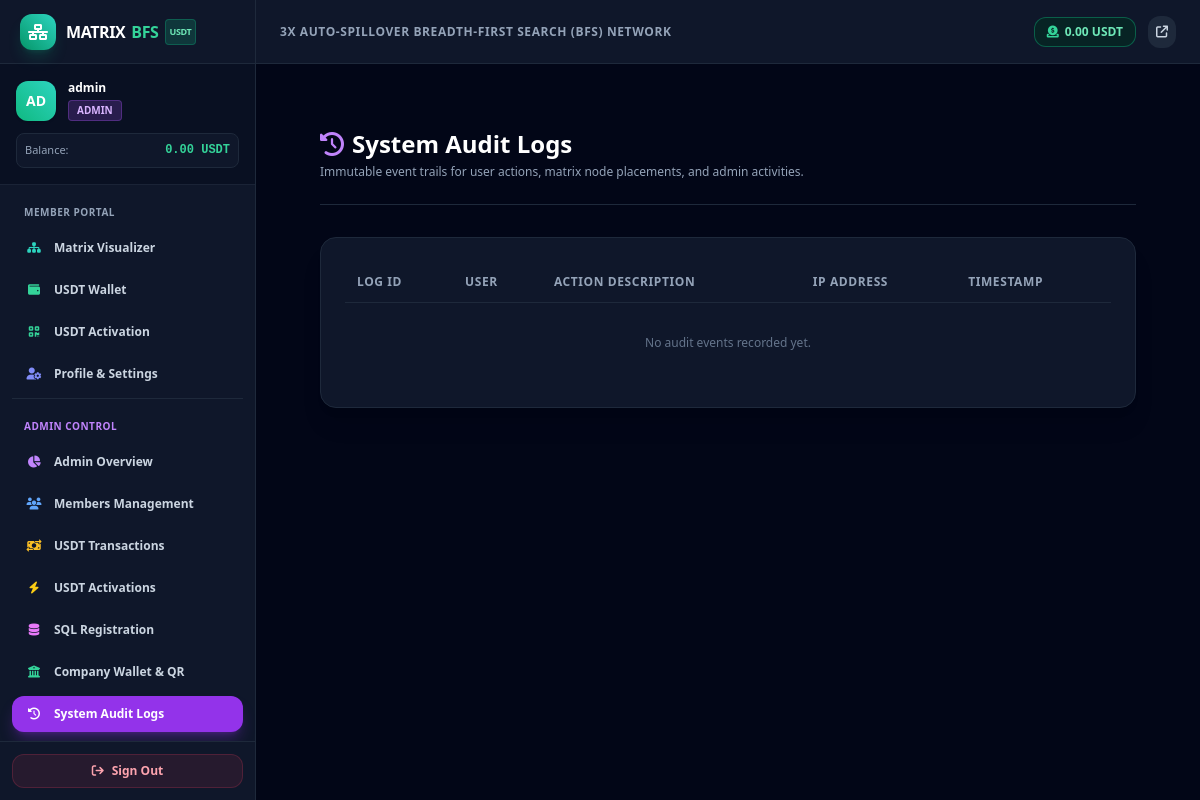
Screenshot of /admin/logs.php (signed in) with the database file from the repository.
### tables this page shows
CREATE TABLE `users` (
  `id` INT AUTO_INCREMENT PRIMARY KEY,
  `username` VARCHAR(50) NOT NULL UNIQUE,
  `sponsor_id` INT NULL,
  `email` VARCHAR(100) NOT NULL,
  `phone` VARCHAR(30) NULL,
  `gender` ENUM('male', 'female', 'other', 'prefer_not_to_say') NULL,
  `dob` DATE NULL,
  `address` TEXT NULL,
  `city` VARCHAR(100) NULL,
  `district` VARCHAR(100) NULL,
  `state_province` VARCHAR(100) NULL,
  `country` VARCHAR(100) NULL,
  `password` VARCHAR(255) NOT NULL,
  `usdt_wallet` VARCHAR(100) NULL,
  `usdt_network` VARCHAR(30) DEFAULT 'TRC20',
  `usdt_trc20_address` VARCHAR(128) NULL,
  `usdt_bep20_address` VARCHAR(128) NULL,
  `usdt_qr_path` VARCHAR(255) NULL,
  `qr_code_path` VARCHAR(255) NULL,
  `role` ENUM('admin', 'member') NOT NULL DEFAULT 'member',
  `status` ENUM('active', 'suspended', 'pending') NOT NULL DEFAULT 'active',
  `created_at` TIMESTAMP DEFAULT CURRENT_TIMESTAMP,
  INDEX `idx_users_sponsor` (`sponsor_id`),
  INDEX `idx_users_email` (`email`),
  INDEX `idx_users_role` (`role`),
  INDEX `idx_users_status` (`status`)
);

### admin/logs.php (the view, shortened to what the rows shown need)
<?php
require_once __DIR__ . '/../includes/auth.php';
require_once __DIR__ . '/../includes/functions.php';
requireAdmin();
require_once __DIR__ . '/../includes/header.php';
?>
<div class="max-w-7xl mx-auto px-4 sm:px-6 lg:px-8 py-8 space-y-8">
    <div class="pb-6 border-b border-slate-800">
        <h1 class="text-2xl font-black text-white flex items-center gap-2">
            <i class="fa-solid fa-clock-rotate-left text-purple-400"></i> System Audit Logs
        </h1>
    </div>
    <div class="bg-slate-900 border border-slate-800 rounded-2xl p-6 shadow-xl">
        <div class="overflow-x-auto custom-scroll">
            <table class="w-full text-left text-xs border-collapse">
                <thead>
                    <tr class="border-b border-slate-800 text-slate-400 uppercase tracking-wider">
                        <th class="py-3 px-3">Log ID</th>
                        <th class="py-3 px-3">User</th>
                        <th class="py-3 px-3">Action Description</th>
                        <th class="py-3 px-3">IP Address</th>
                        <th class="py-3 px-3">Timestamp</th>
                    </tr>
                </thead>
            </table>
        </div>
    </div>
</div>
<?php require_once __DIR__ . '/../includes/footer.php'; ?>

### includes/header.php (shortened to what the rows shown need)
<?php
require_once __DIR__ . '/auth.php';
require_once __DIR__ . '/functions.php';
$currentUser = getCurrentUser();
$currentPath = $_SERVER['SCRIPT_NAME'] ?? '';
?>
<!DOCTYPE html>
<html lang="en" class="h-full bg-slate-950 text-slate-100">
<head>
    <script src="https://cdn.tailwindcss.com"></script>
    <link rel="stylesheet" href="https://cdnjs.cloudflare.com/ajax/libs/font-awesome/6.4.0/css/all.min.css">
</head>
<body class="h-full bg-slate-950 font-sans antialiased text-slate-200">
<?php if ($currentUser): ?>
    <div class="flex h-screen overflow-hidden bg-slate-950">
        <aside id="mainSidebar" class="fixed inset-y-0 left-0 z-50 w-64 bg-slate-900 border-r border-slate-800 flex flex-col justify-between transition-transform duration-300 ease-in-out -translate-x-full md:translate-x-0 md:static md:inset-auto">
            <div class="flex flex-col h-full">
                <div class="h-16 flex items-center justify-between px-5 border-b border-slate-800">
                    <a href="/member/dashboard.php" class="flex items-center space-x-2.5 group">
                        <div class="w-9 h-9 rounded-xl bg-gradient-to-tr from-emerald-600 to-teal-400 flex items-center justify-center shadow-lg shadow-emerald-500/20 group-hover:scale-105 transition">
                            <i class="fa-solid fa-network-wired text-white text-base"></i>
                        </div>
                        <div>
                            <span class="font-extrabold text-base tracking-tight text-white flex items-center gap-1.5">
                                MATRIX<span class="text-emerald-400">BFS</span>
                                <span class="text-[9px] uppercase font-bold bg-emerald-500/20 text-emerald-300 border border-emerald-500/30 px-1 py-0.2 rounded">USDT</span>
                            </span>
                        </div>
                    </a>
                </div>
                <div class="p-4 border-b border-slate-800/80 bg-slate-950/40">
                    <div class="flex items-center space-x-3">
                        <div class="w-10 h-10 rounded-xl bg-gradient-to-tr from-emerald-500 to-teal-400 flex items-center justify-center text-white font-black text-sm shadow">
                            <?= strtoupper(substr($currentUser['username'], 0, 2)) ?>
                        </div>
                        <div class="overflow-hidden">
                            <div class="text-xs font-bold text-white truncate"><?= e($currentUser['username']) ?></div>
                            <span class="inline-block text-[10px] font-semibold uppercase px-2 py-0.5 rounded <?= $currentUser['role'] === 'admin' ? 'bg-purple-500/20 text-purple-300 border border-purple-500/30' : 'bg-emerald-500/20 text-emerald-300 border border-emerald-500/30' ?>">
                                <?= e($currentUser['role']) ?>
                            </span>
                        </div>
                    </div>
                    <div class="mt-3 p-2 rounded-lg bg-slate-900 border border-slate-800 flex items-center justify-between">
                        <span class="text-[11px] text-slate-400">Balance:</span>
                        <span class="text-xs font-mono font-bold text-emerald-400">
                            <?= formatUsdt(getUserUsdtBalance((int)$currentUser['id'])) ?> USDT
                        </span>
                    </div>
                </div>
                <nav class="flex-1 px-3 py-4 space-y-1.5 overflow-y-auto custom-scroll">
                    <div class="px-3 pt-1 pb-1 text-[10px] font-bold uppercase tracking-wider text-slate-400">
                        Member Portal
                    </div>
                    <a href="/member/dashboard.php" class="flex items-center px-3 py-2.5 text-xs font-semibold rounded-xl transition <?= str_contains($currentPath, 'member/dashboard.php') ? 'bg-emerald-600 text-white shadow-lg shadow-emerald-600/30' : 'text-slate-300 hover:text-white hover:bg-slate-800' ?>">
                        <i class="fa-solid fa-sitemap w-5 text-center mr-2.5 <?= str_contains($currentPath, 'member/dashboard.php') ? 'text-white' : 'text-teal-400' ?>"></i>
                        Matrix Visualizer
                    </a>
                    <a href="/member/wallet.php" class="flex items-center px-3 py-2.5 text-xs font-semibold rounded-xl transition <?= str_contains($currentPath, 'member/wallet.php') ? 'bg-emerald-600 text-white shadow-lg shadow-emerald-600/30' : 'text-slate-300 hover:text-white hover:bg-slate-800' ?>">
                        <i class="fa-solid fa-wallet w-5 text-center mr-2.5 <?= str_contains($currentPath, 'member/wallet.php') ? 'text-white' : 'text-emerald-400' ?>"></i>
                        USDT Wallet
                    </a>
                    <a href="/member/usdt_activate.php" class="flex items-center px-3 py-2.5 text-xs font-semibold rounded-xl transition <?= (str_contains($currentPath, 'member/usdt_activate.php') || str_contains($currentPath, 'usdt_activate')) ? 'bg-emerald-600 text-white shadow-lg shadow-emerald-600/30' : 'text-slate-300 hover:text-white hover:bg-slate-800' ?>">
                        <i class="fa-solid fa-qrcode w-5 text-center mr-2.5 <?= str_contains($currentPath, 'usdt_activate') ? 'text-white' : 'text-emerald-400' ?>"></i>
                        USDT Activation
                    </a>
                    <a href="/member/profile.php" class="flex items-center px-3 py-2.5 text-xs font-semibold rounded-xl transition <?= str_contains($currentPath, 'member/profile.php') ? 'bg-emerald-600 text-white shadow-lg shadow-emerald-600/30' : 'text-slate-300 hover:text-white hover:bg-slate-800' ?>">
                        <i class="fa-solid fa-user-gear w-5 text-center mr-2.5 <?= str_contains($currentPath, 'member/profile.php') ? 'text-white' : 'text-indigo-400' ?>"></i>
                        Profile & Settings
                    </a>
                    <?php if ($currentUser['role'] === 'admin'): ?>
                        <div class="px-3 pt-5 pb-1 text-[10px] font-bold uppercase tracking-wider text-purple-400 border-t border-slate-800 mt-4">
                            Admin Control
                        </div>
                        <a href="/admin/dashboard.php" class="flex items-center px-3 py-2.5 text-xs font-semibold rounded-xl transition <?= str_contains($currentPath, 'admin/dashboard.php') ? 'bg-purple-600 text-white shadow-lg shadow-purple-600/30' : 'text-slate-300 hover:text-white hover:bg-slate-800' ?>">
                            <i class="fa-solid fa-chart-pie w-5 text-center mr-2.5 <?= str_contains($currentPath, 'admin/dashboard.php') ? 'text-white' : 'text-purple-400' ?>"></i>
                            Admin Overview
                        </a>
                        <a href="/admin/users.php" class="flex items-center px-3 py-2.5 text-xs font-semibold rounded-xl transition <?= str_contains($currentPath, 'admin/users.php') ? 'bg-purple-600 text-white shadow-lg shadow-purple-600/30' : 'text-slate-300 hover:text-white hover:bg-slate-800' ?>">
                            <i class="fa-solid fa-users w-5 text-center mr-2.5 <?= str_contains($currentPath, 'admin/users.php') ? 'text-white' : 'text-blue-400' ?>"></i>
                            Members Management
                        </a>
                        <a href="/admin/transactions.php" class="flex items-center px-3 py-2.5 text-xs font-semibold rounded-xl transition <?= str_contains($currentPath, 'admin/transactions.php') ? 'bg-purple-600 text-white shadow-lg shadow-purple-600/30' : 'text-slate-300 hover:text-white hover:bg-slate-800' ?>">
                            <i class="fa-solid fa-money-bill-transfer w-5 text-center mr-2.5 <?= str_contains($currentPath, 'admin/transactions.php') ? 'text-white' : 'text-amber-400' ?>"></i>
                            USDT Transactions
                        </a>
                        <a href="/admin/usdt_activations.php" class="flex items-center px-3 py-2.5 text-xs font-semibold rounded-xl transition <?= (str_contains($currentPath, 'admin/usdt_activations.php') || str_contains($currentPath, 'usdt-activations')) ? 'bg-purple-600 text-white shadow-lg shadow-purple-600/30' : 'text-slate-300 hover:text-white hover:bg-slate-800' ?>">
                            <i class="fa-solid fa-bolt w-5 text-center mr-2.5 <?= str_contains($currentPath, 'usdt_activations') ? 'text-white' : 'text-yellow-400' ?>"></i>
                            USDT Activations
                        </a>
                        <a href="/admin/sql_import.php" class="flex items-center px-3 py-2.5 text-xs font-semibold rounded-xl transition <?= str_contains($currentPath, 'admin/sql_import.php') ? 'bg-purple-600 text-white shadow-lg shadow-purple-600/30' : 'text-slate-300 hover:text-white hover:bg-slate-800' ?>">
                            <i class="fa-solid fa-database w-5 text-center mr-2.5 <?= str_contains($currentPath, 'admin/sql_import.php') ? 'text-white' : 'text-fuchsia-400' ?>"></i>
                            <span>SQL Registration</span>
                        </a>
                        <a href="/admin/wallet_settings.php" class="flex items-center px-3 py-2.5 text-xs font-semibold rounded-xl transition <?= str_contains($currentPath, 'admin/wallet_settings.php') ? 'bg-purple-600 text-white shadow-lg shadow-purple-600/30' : 'text-slate-300 hover:text-white hover:bg-slate-800' ?>">
                            <i class="fa-solid fa-building-columns w-5 text-center mr-2.5 <?= str_contains($currentPath, 'admin/wallet_settings.php') ? 'text-white' : 'text-emerald-400' ?>"></i>
                            Company Wallet & QR
                        </a>
                        <a href="/admin/logs.php" class="flex items-center px-3 py-2.5 text-xs font-semibold rounded-xl transition <?= str_contains($currentPath, 'admin/logs.php') ? 'bg-purple-600 text-white shadow-lg shadow-purple-600/30' : 'text-slate-300 hover:text-white hover:bg-slate-800' ?>">
                            <i class="fa-solid fa-clock-rotate-left w-5 text-center mr-2.5 <?= str_contains($currentPath, 'admin/logs.php') ? 'text-white' : 'text-cyan-400' ?>"></i>
                            System Audit Logs
                        </a>
                    <?php endif; ?>
                </nav>
                <div class="p-3 border-t border-slate-800">
                    <a href="/auth/logout.php" class="w-full flex items-center justify-center px-3 py-2 rounded-xl text-xs font-bold text-rose-300 bg-rose-500/10 hover:bg-rose-500/20 border border-rose-500/20 transition gap-2">
                        <i class="fa-solid fa-arrow-right-from-bracket"></i>
                        Sign Out
                    </a>
                </div>
            </div>
        </aside>
        <div class="flex-1 flex flex-col h-full overflow-hidden">
            <header class="h-16 bg-slate-900 border-b border-slate-800 flex items-center justify-between px-4 sm:px-6 z-10 shrink-0">
                <div class="flex items-center gap-3">
                    <span class="text-xs uppercase font-extrabold tracking-wider text-slate-400 hidden sm:inline-block">
                        3x Auto-Spillover Breadth-First Search (BFS) Network
                    </span>
                </div>
                <div class="flex items-center space-x-3">
                    <a href="/member/wallet.php" class="flex items-center px-3 py-1.5 bg-emerald-950/60 border border-emerald-500/40 rounded-xl text-xs font-semibold text-emerald-300 hover:bg-emerald-900/60 transition">
                        <i class="fa-solid fa-circle-dollar-to-slot mr-1.5 text-emerald-400"></i>
                        <?= formatUsdt(getUserUsdtBalance((int)$currentUser['id'])) ?> USDT
                    </a>
                    <a href="/" target="_blank" class="p-2 rounded-xl bg-slate-800 hover:bg-slate-700 text-slate-300 hover:text-white transition text-xs" title="Public Portal">
                        <i class="fa-solid fa-arrow-up-right-from-square"></i>
                    </a>
                </div>
            </header>
            <main class="flex-1 overflow-y-auto custom-scroll p-4 sm:p-6 lg:p-8 bg-slate-950">
<?php endif; ?>

### rows the page displays
users: username "AD", username "admin", role "ADMIN"

### other values shown
formatUsdt(getUserUsdtBalance((int)$currentUser['id'])) "0.00"
